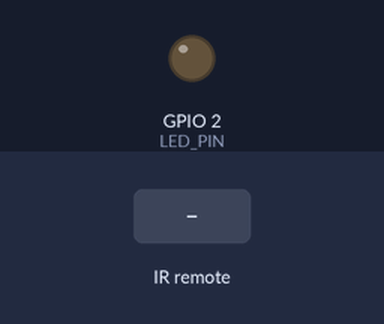
Recording of a sketch running on a simulated ESP32. On the bench: output pins drawn as LEDs (lit = HIGH). Inputs (shaded band) come from the test bench. What the sketch prints to the serial monitor is not drawn.

Above: at 1.2 s.
1.3 s: infrared code 0x16 received
At 2.4 s:
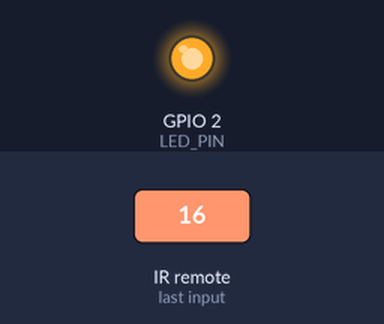
Timing chart, 0 to 4.3 s (numbered marks = the images above; inputs shaded):
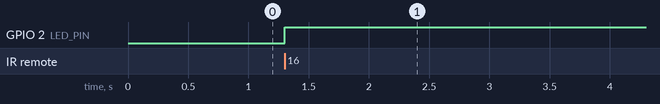

Measured:
- after the input at 1.3 s, GPIO 2 (LED_PIN): LOW → HIGH at once

The sketch:

Infrared-Remote-Control.ino
```cpp
// 引入红外遥控库
#include <IRremote.h>

// ==================== 引脚定义 ====================
#define IR_RECEIVE_PIN  15   // 红外接收模块信号脚
#define LED_PIN         2    // LED控制脚（板载LED）

// ==================== 全局变量 ====================
bool ledState = false;  // LED状态记录：false=熄灭，true=点亮

void setup() {
  Serial.begin(115200);

  // 初始化LED
  pinMode(LED_PIN, OUTPUT);

  // 初始化红外接收
  IrReceiver.begin(IR_RECEIVE_PIN, ENABLE_LED_FEEDBACK);

  Serial.println("ESP32 红外遥控LED已启动！");
  Serial.println("按【0】键可以开关LED！");
}

void loop() {
  // 检查是否接收到红外信号
  if (IrReceiver.decode()) {
    // 获取按键命令（最稳定）
    int command = IrReceiver.decodedIRData.command;

    // ==================== 你按 0 键触发 ====================
    if (command == 0x16) {  // 这是你遥控器 0 键的命令
      ledState = !ledState; // 翻转LED状态
      digitalWrite(LED_PIN, ledState);

      Serial.print("按下了【0】键 → LED ");
      Serial.println(ledState ? "已点亮" : "已熄灭");
    }

    // 继续接收下一个信号
    IrReceiver.resume();
  }
}
```
